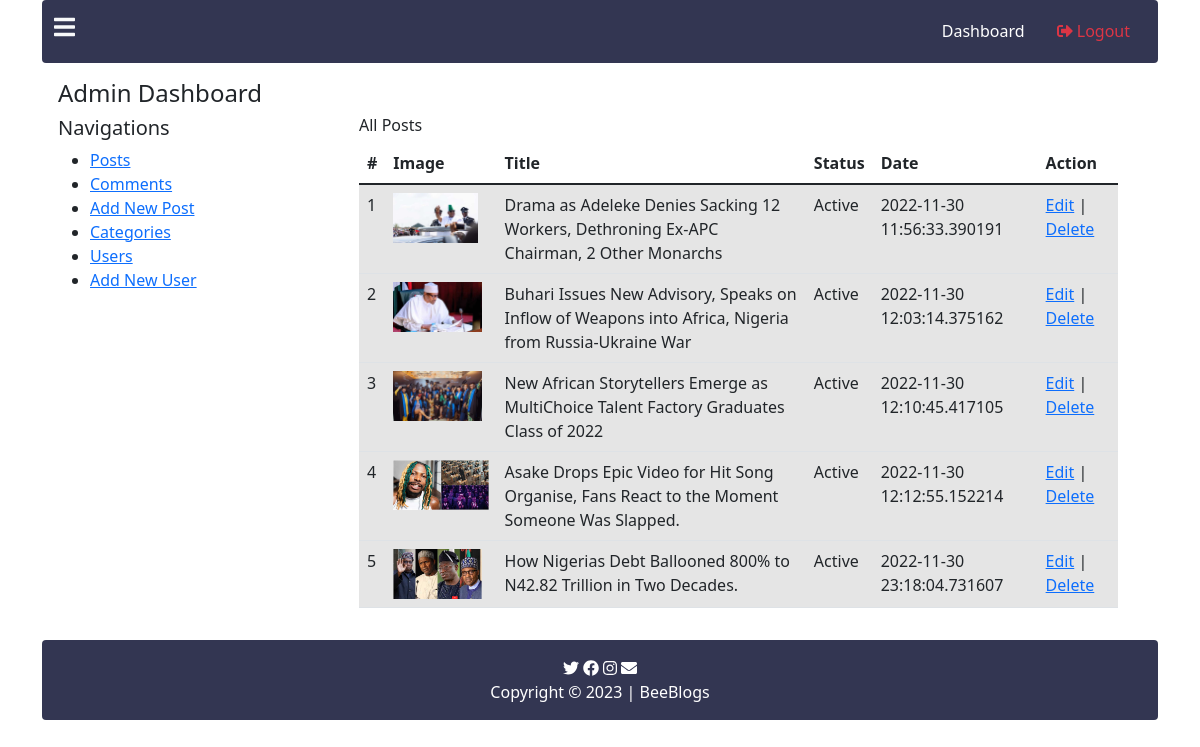
Page /dashboard.php (signed in) on the committed database.
### tables this page shows
CREATE TABLE `posts` (
  `id` int(11) NOT NULL,
  `title` varchar(1000) DEFAULT NULL,
  `content` text DEFAULT NULL,
  `status` int(11) NOT NULL DEFAULT 0,
  `category_id` varchar(1000) DEFAULT NULL,
  `thumbnail` varchar(1000) DEFAULT NULL,
  `timestamp` timestamp(6) NOT NULL DEFAULT current_timestamp(6)
);

### dashboard.php (the view, shortened to what this page needs)
<?php
 require "inc/header.php"; ?>
<div class="container">
    <?php
 require './pages/header-home.php';
 include 'inc/process.php'; ?>
    <div class="container p-3">
        <div class="row">
            <div class="col-12">
                <div class="row">
                    <div class="col-6">
                        <h4><?php  echo $_SESSION["user"]["name"]; ?> Dashboard</h4>
                    </div>
                </div>
            </div>
            <div class="col-3">
                <h5>Navigations</h5>
                <ul>
                    <li>
                        <a href="post.php">Posts</a>
                    </li>
                    <li>
                        <a href="comments.php">Comments</a>
                    </li>
                    <li>
                        <a href="new-post.php">Add New Post</a>
                    </li>
                    <li>
                        <a href="category.php">Categories</a>
                    </li>
                    <li>
                        <a href="users.php">Users</a>
                    </li>
                    <li>
                        <a href="new-user.php">Add New User</a>
                    </li>
                </ul>
            </div>
            <div class="col-9">
                <div class="container">
                    <h6>All Posts</h6>
                    <table class="table">
                        <thead>
                            <tr>
                                <th scope="col">#</th>
                                <th scope="col">Image</th>
                                <th scope="col">Title</th>
                                <th scope="col">Status</th>
                                <th scope="col">Date</th>
                                <th scope="col">Action</th>
                            </tr>
                        </thead>
                        <tbody>
                            <?php
                    $sql = "SELECT * FROM posts";
                    $query = mysqli_query($connection,$sql);
                    $count = 1;
                    while($result = mysqli_fetch_assoc($query)){
                        ?>
                            <tr class="table-active">
                                <td scope="row"><?php echo $count; ?></td>
                                <td scope="row">
                                    <img height="50" src=<?php echo $result["thumbnail"]; ?> alt="">
                                </td>
                                <td><?php echo $result["title"]; ?></td>
                                <td><?php
                                if($result["status"]){
                                    ?>
                                    Active
                                    <?php
                                }else{
                                    ?>
                                    Not Active
                                    <?php
                                }
                            ?></td>
                                <td><?php echo $result["timestamp"]; ?></td>
                                <td>
                                    <a href="edit-post.php? edit_post_id=<?php echo $result["id"] ?>">Edit</a>
                                    |
                                    <a href="?delete_post=<?php echo $result["id"]; ?>">
                                        Delete</a>
                                </td>
                            </tr>
                            <?php
                        $count++;
                    }
                    ?>
                        </tbody>
                    </table>
                </div>
            </div>
        </div>
    </div>
    <?php
require './pages/footer-home.php'; ?>
</div>
<?php
  require "inc/footer.php";  ?>

### rows in the picture
posts: thumbnail (picture), title "Drama as Adeleke Denies Sacking 12 Workers, Dethroning Ex-APC Chairman, 2 Other Monarchs", status "Active", timestamp "2022-11-30 11:56:33.390191"
posts: thumbnail (picture), title "Buhari Issues New Advisory, Speaks on Inflow of Weapons into Africa, Nigeria from Russia-Ukraine War", status "Active", timestamp "2022-11-30 12:03:14.375162"
posts: thumbnail (picture), title "New African Storytellers Emerge as MultiChoice Talent Factory Graduates Class of 2022", status "Active", timestamp "2022-11-30 12:10:45.417105"
posts: thumbnail (picture), title "Asake Drops Epic Video for Hit Song Organise, Fans React to the Moment Someone Was Slapped.", status "Active", timestamp "2022-11-30 12:12:55.152214"
posts: thumbnail (picture), title "How Nigerias Debt Ballooned 800% to N42.82 Trillion in Two Decades.", status "Active", timestamp "2022-11-30 23:18:04.731607"

### other values in the picture
$_SESSION["user"]["name"] "Admin"
